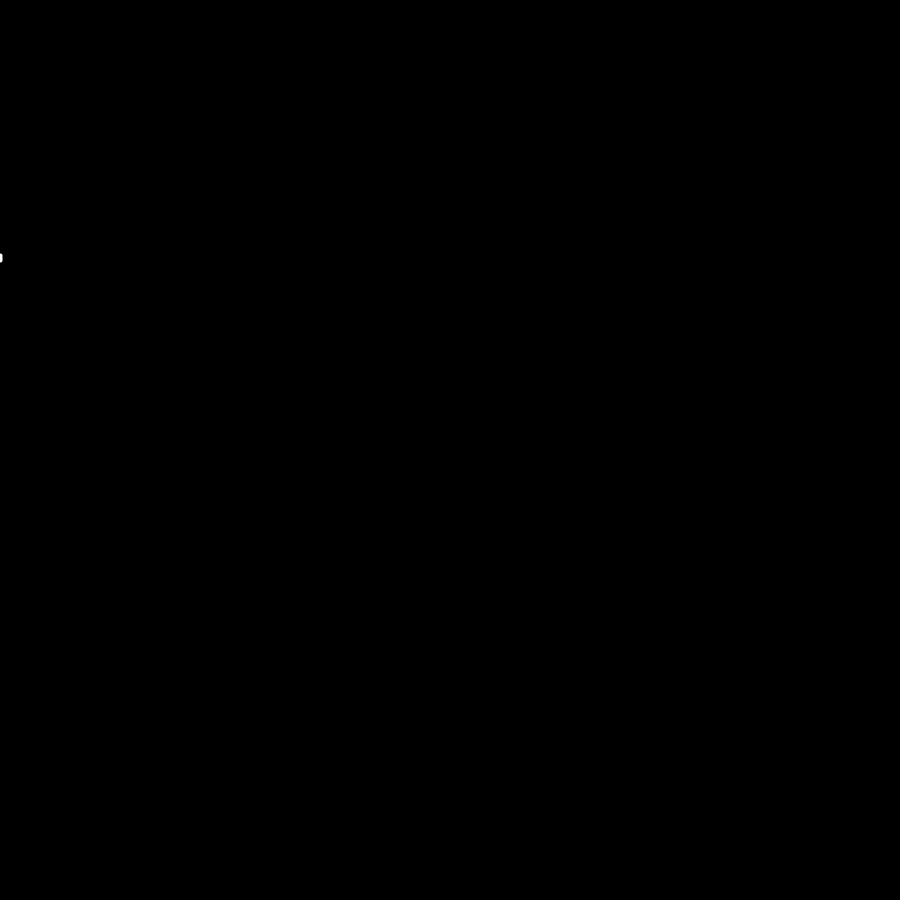
Frame 1 (no input)
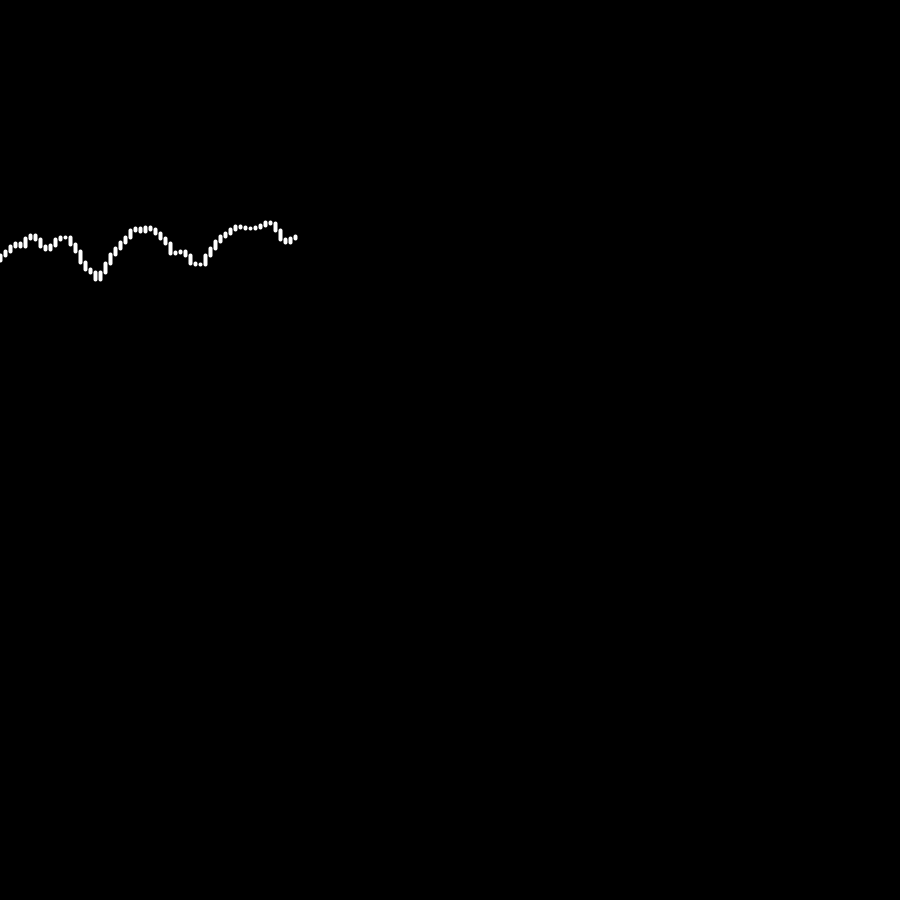
Frame 60 (the mouse pressed at the canvas centre just before this capture)
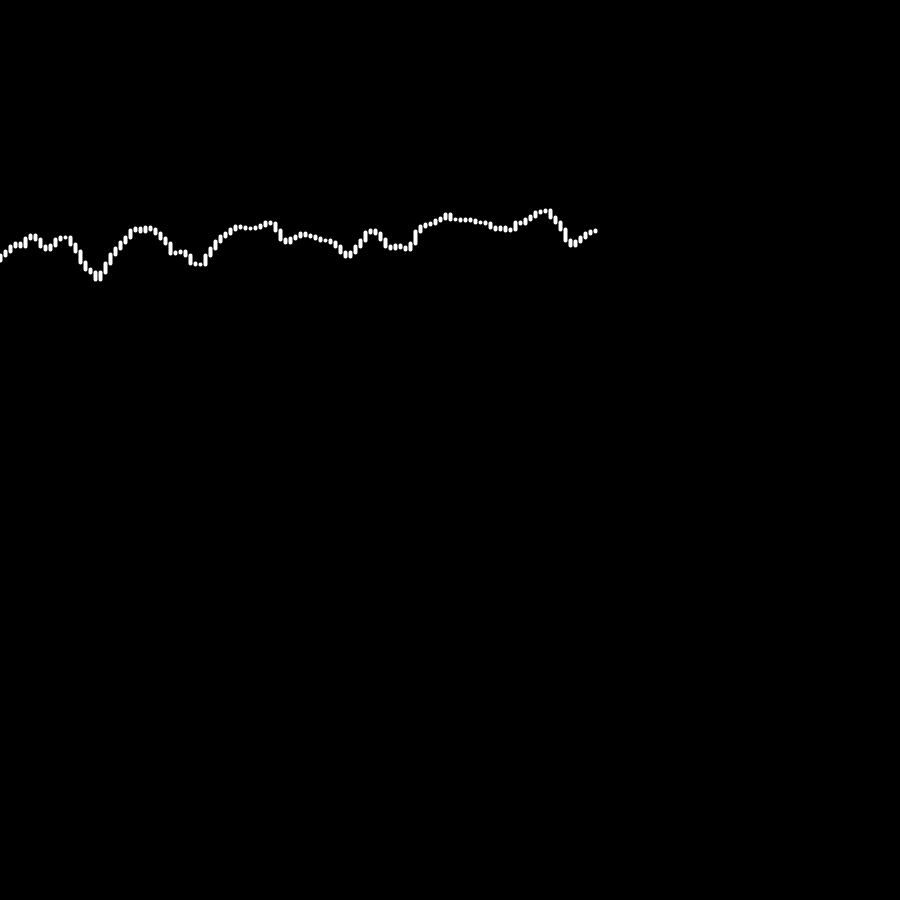
Frame 120 (the mouse held since frame 60 and released just before this capture)

The Processing sketch that drew these frames (run headless with seeded random() and noise(); from frame 60 on, the mouse is pressed at the canvas centre):

// Processing sketch: Noise
// ── Noise.pde
int n = 5; //number of pairs of points

float x1;
float x2;
float y1;
float y2;

float sep; //x seperation between points

float aS = 0.1; //speed it moves through the noise
float a = 0; //position in the noise

float scale = 100; //scale of noise

float mS = 5; //speed the simulaton moves at on x

void setup(){
    size (900,900);
    background(0);
    stroke(255);
    strokeWeight(4);
    x1 = 0;
    x2 = sep;
    y1 = 200;
    y2 = 200;
}

void draw(){
    line (x1,p1(),x2,p2());

    a += aS;
    x1 += mS;
    x2 += mS;
}

//Generate poition of first point
float p1(){
  return noise (a)*scale + y1;
}

//Generate position of second point
float p2(){
  return noise (a + aS)*scale + y2;
}
